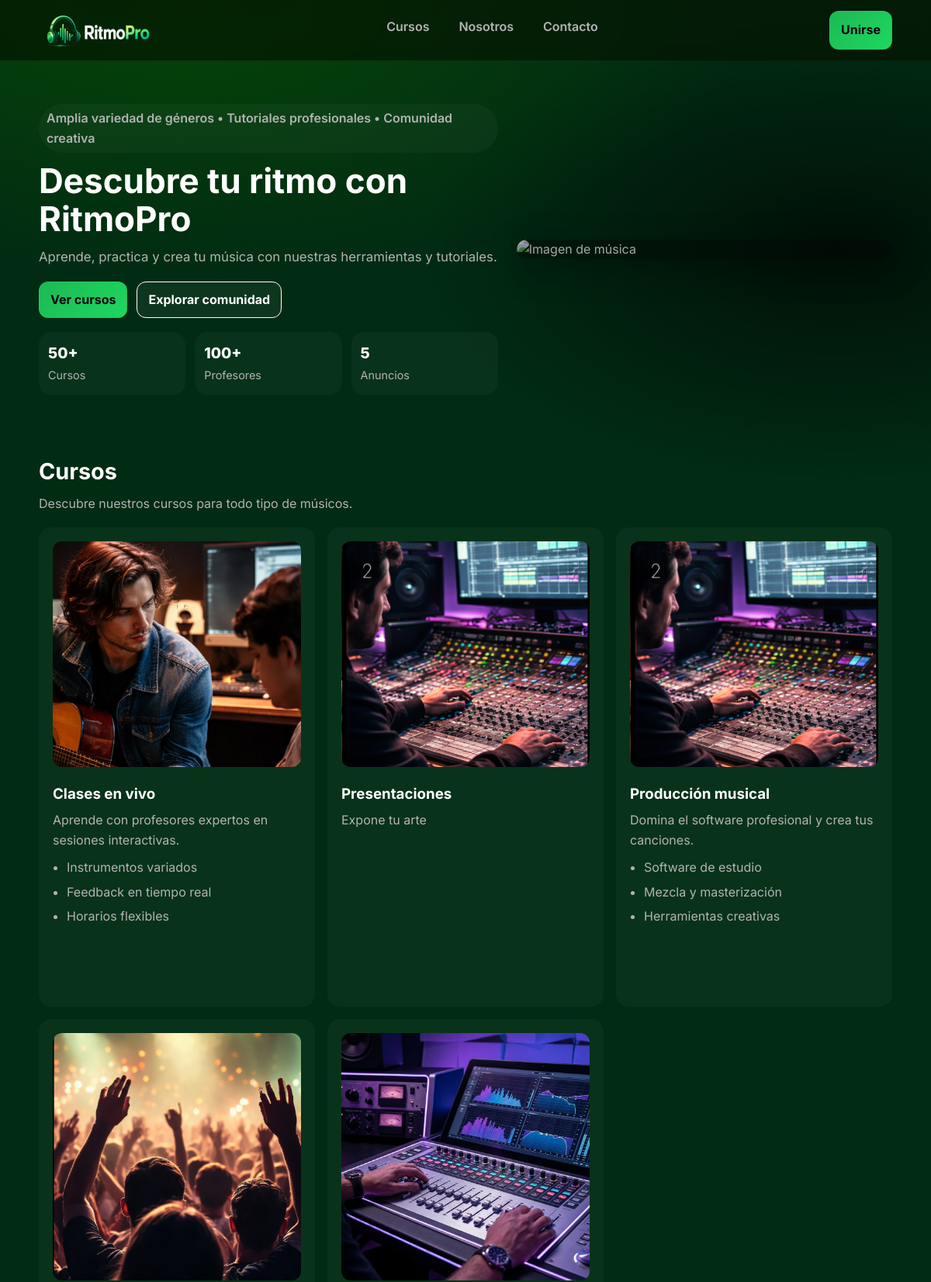
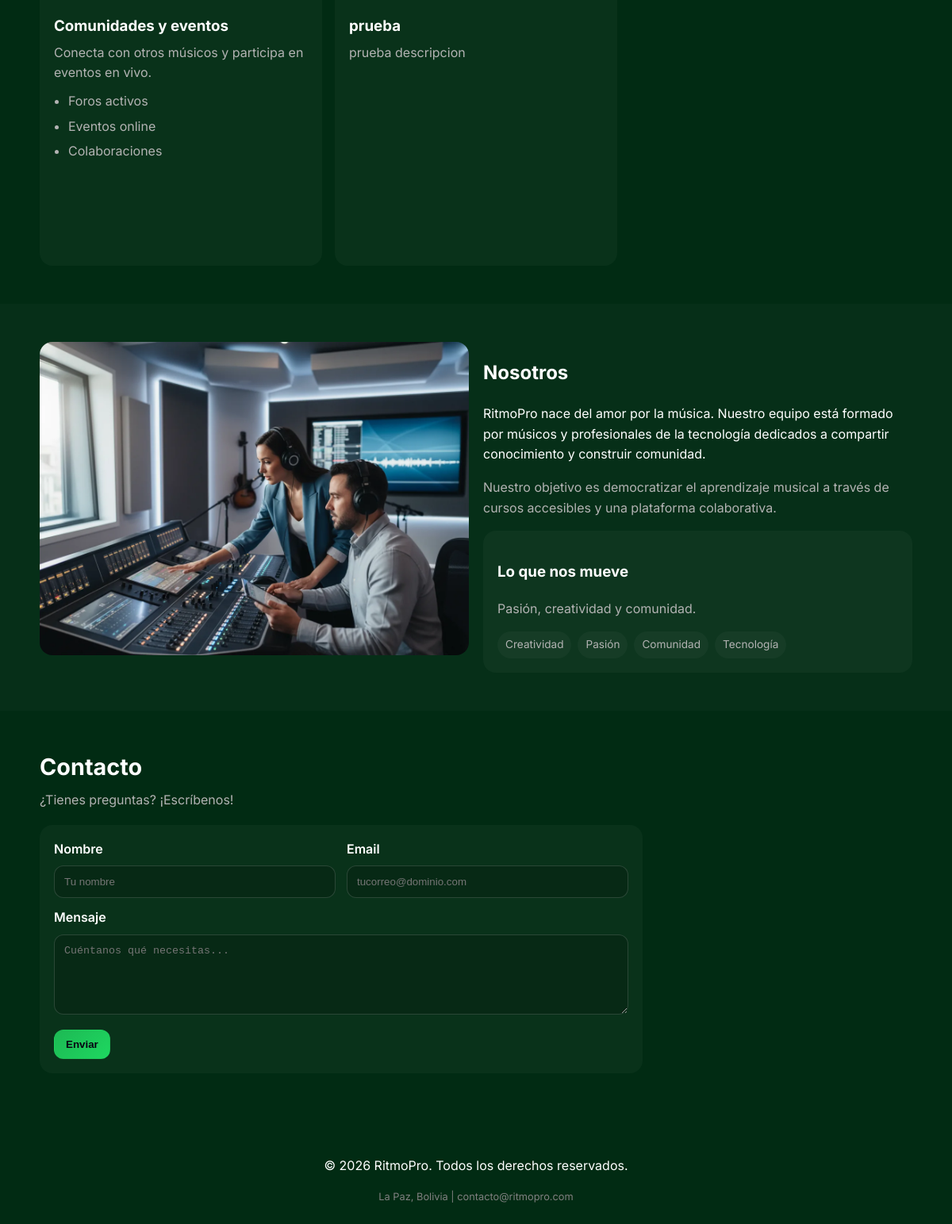
The page / on the database its author committed (2 pictures, top to bottom).
### tables this page shows
CREATE TABLE hero (
    id INTEGER PRIMARY KEY AUTOINCREMENT,
    titulo TEXT NOT NULL,
    descripcion TEXT,
    boton_1_texto TEXT,
    boton_1_url TEXT,
    boton_2_texto TEXT,
    boton_2_url TEXT,
    imagen TEXT,
    mensaje_superior TEXT
);

CREATE TABLE estadisticas (
    id INTEGER PRIMARY KEY AUTOINCREMENT,
    nombre TEXT NOT NULL,
    valor TEXT NOT NULL,
    orden INTEGER DEFAULT 1
);

CREATE TABLE cursos (
    id INTEGER PRIMARY KEY AUTOINCREMENT,
    titulo TEXT NOT NULL,
    descripcion TEXT,
    imagen TEXT,
    estado INTEGER DEFAULT 1,
    orden INTEGER DEFAULT 1
);

CREATE TABLE curso_caracteristicas (
    id INTEGER PRIMARY KEY AUTOINCREMENT,
    curso_id INTEGER NOT NULL,
    caracteristica TEXT NOT NULL,
    orden INTEGER DEFAULT 1,
    FOREIGN KEY (curso_id) REFERENCES cursos(id) ON DELETE CASCADE
);

CREATE TABLE nosotros (
    id INTEGER PRIMARY KEY AUTOINCREMENT,
    titulo TEXT NOT NULL,
    descripcion_1 TEXT,
    descripcion_2 TEXT,
    subtitulo TEXT,
    resumen TEXT,
    imagen TEXT
);

CREATE TABLE valores (
    id INTEGER PRIMARY KEY AUTOINCREMENT,
    nombre TEXT NOT NULL,
    orden INTEGER DEFAULT 1
);

CREATE TABLE configuracion_sitio (
    id INTEGER PRIMARY KEY AUTOINCREMENT,
    nombre_sitio TEXT NOT NULL,
    tagline TEXT,
    footer_texto TEXT,
    email_contacto TEXT,
    telefono_contacto TEXT,
    direccion_contacto TEXT
);

### app.py (the view)
@app.route('/')
def index():
    conn = get_db_connection()
    configuracion = conn.execute(
        "SELECT * FROM configuracion_sitio LIMIT 1"
    ).fetchone()
    hero = conn.execute("SELECT * FROM hero LIMIT 1").fetchone()
    estadisticas = conn.execute("SELECT * FROM estadisticas ORDER BY orden").fetchall()
    cursos = conn.execute("SELECT * FROM cursos WHERE estado = 1 ORDER BY orden").fetchall()
    cursos_con_caracts = []
    for curso in cursos:
        caracteristicas = conn.execute(
            "SELECT caracteristica FROM curso_caracteristicas WHERE curso_id = ? ORDER BY orden",
            (curso['id'],)
        ).fetchall()
        lista_caracts = [c['caracteristica'] for c in caracteristicas]
        cursos_con_caracts.append({
            'id': curso['id'],
            'titulo': curso['titulo'],
            'descripcion': curso['descripcion'],
            'imagen': curso['imagen'],
            'caracteristicas': lista_caracts
        })
    nosotros = conn.execute("SELECT * FROM nosotros LIMIT 1").fetchone()
    valores = conn.execute("SELECT * FROM valores ORDER BY orden").fetchall()
    conn.close()
    return render_template('index.html',
                           configuracion=configuracion,
                           hero=hero,
                           estadisticas=estadisticas,
                           cursos=cursos_con_caracts,
                           nosotros=nosotros,
                           valores=valores)

### app.py (called while the page is built)
def get_db_connection():
    conn = sqlite3.connect(DATABASE)
    conn.row_factory = sqlite3.Row
    return conn

### templates/index.html (shortened to what this page needs)
<!DOCTYPE html>
<html lang="es">
<head>
    <link rel="stylesheet" href="{{ url_for('static', filename='css/styles.css') }}">
<head>
<body>
    <header class="site-header">
        <div class="container header-inner">
            <a class="brand" href="#">
                <img width="150px" height="50px" class="logo" src="{{ url_for('static', filename='images/logo/logo.png') }}"alt="Ritmo">
            </a>
            <nav class="nav">
                <a href="#servicios">Cursos</a>
                <a href="#nosotros">Nosotros</a>
                <a href="#contacto">Contacto</a>
            </nav>
            <a href="#contacto" class="btn btn-primary">Unirse</a>
        </div>
    </header>
    <main>
        <section class="hero">
        <div class="container hero-inner">
            <div class="hero-copy">
                <p class="pill">{{ hero["mensaje_superior"] }}</p>
                <h1>{{ hero["titulo"] }}</h1>
                <p class="lead">{{ hero["descripcion"] }}</p>
                <div class="hero-actions">
                    <a class="btn btn-primary" href="{{ hero['boton_1_url'] }}">{{ hero["boton_1_texto"] }}</a>
                    <a class="btn btn-ghost" href="{{ hero['boton_2_url'] }}">{{ hero["boton_2_texto"] }}</a>
                </div>
                <div class="hero-metrics">
                    {% for estadistica in estadisticas %}
                    <div class="metric">
                        <span class="metric-num">{{ estadistica["valor"] }}</span>
                        <span class="metric-label">{{ estadistica["nombre"] }}</span>
                    </div>
                    {% endfor %}
                </div>
            </div>
            <div class="hero-card hero-card-img">
                <img src="{{ url_for('static', filename='images/musica/hero-placeholder.png') }}" alt="Imagen de música" />
            </div>
            </div>
        </section>
        <section id="servicios" class="section">
            <div class="container">
                <header class="section-head">
                    <h2>Cursos</h2>
                    <p>Descubre nuestros cursos para todo tipo de músicos.</p>
                </header>
                <div class="grid-3">
                    {% for curso in cursos %}
                    <article class="card">
                        <img src="{{ url_for('static', filename=curso['imagen']) }}" alt="{{ curso['titulo'] }}" />
                        <h3>{{ curso["titulo"] }}</h3>
                        <p>{{ curso["descripcion"] }}</p>
                        <ul class="list">
                            {% for caracteristica in curso.caracteristicas %}
                            <li>{{ caracteristica }}</li>
                            {% endfor %}
                        </ul>
                    </article>
                    {% endfor %}
                </div>
            </div>
        </section>
        <section id="nosotros" class="section alt">
            <div class="container split">
                <div class="about-gallery">
                    <img src="{{ url_for('static', filename='images/nosotros/nosotros.jpg') }}" alt="Equipo creativo produciendo música en estudio" />
                </div>
                <div class="about-content">
                    <h2>{{ nosotros["titulo"] }}</h2>
                    <p>{{ nosotros["descripcion_1"] }}</p>
                    <p class="muted">{{ nosotros["descripcion_2"] }}</p>
                    <div class="panel about-panel">
                        <h3>{{ nosotros["subtitulo"] }}</h3>
                        <p class="muted">{{ nosotros["resumen"] }}</p>
                        <div class="tags">
                            {% for valor in valores %}
                            <span class="tag">{{ valor["nombre"] }}</span>
                            {% endfor %}
                        </div>
                    </div>
                </div>
            </div>
        </section>
      <section id="contacto" class="section">
        <div class="container">
          <header class="section-head">
            <h2>Contacto</h2>
            <p>¿Tienes preguntas? ¡Escríbenos!</p>
          </header>
          <form class="form" action="/contacto" method="POST">
            <div class="form-row">
              <label>
                Nombre
                <input
                  type="text"
                  name="nombre"
                  placeholder="Tu nombre"
                  required
                />
              </label>
              <label>
                Email
                <input
                  type="email"
                  name="email"
                  placeholder="tucorreo@dominio.com"
                  required
                />
              </label>
            </div>
            <label>
              Mensaje
              <textarea
                name="mensaje"
                rows="5"
                placeholder="Cuéntanos qué necesitas..."
                required
              ></textarea>
            </label>
            <button class="btn btn-primary" type="submit">Enviar</button>
          </form>
        </div>
      </section>
    </main>
    <footer>
    <div class="container" style="text-align: center; padding: 40px 0;">
        <p>{{ configuracion["footer_texto"] }}</p>
        <p style="font-size: 0.8em; color: gray; margin-top: 10px;">
            {{ configuracion["direccion_contacto"] }} | {{ configuracion["email_contacto"] }}
        </p>
    </div>
    </footer>
</body>
</html>

### rows shown on the page
hero: mensaje_superior "Amplia variedad de géneros • Tutoriales profesionales • Comunidad creativa", titulo "Descubre tu ritmo con RitmoPro", descripcion "Aprende, practica y crea tu música con nuestras herramientas y tutoriales.", boton_1_texto "Ver cursos", boton_2_texto "Explorar comunidad"
estadisticas: valor "50+", nombre "Cursos"
estadisticas: valor "100+", nombre "Profesores"
estadisticas: valor "5", nombre "Anuncios"
cursos: imagen (picture), titulo "Clases en vivo", descripcion "Aprende con profesores expertos en sesiones interactivas."
curso_caracteristicas: caracteristica "Instrumentos variados"
curso_caracteristicas: caracteristica "Feedback en tiempo real"
curso_caracteristicas: caracteristica "Horarios flexibles"
cursos: imagen (picture), titulo "Presentaciones", descripcion "Expone tu arte"
cursos: imagen (picture), titulo "Producción musical", descripcion "Domina el software profesional y crea tus canciones."
curso_caracteristicas: caracteristica "Software de estudio"
curso_caracteristicas: caracteristica "Mezcla y masterización"
curso_caracteristicas: caracteristica "Herramientas creativas"
cursos: imagen (picture), titulo "Comunidades y eventos", descripcion "Conecta con otros músicos y participa en eventos en vivo."
curso_caracteristicas: caracteristica "Foros activos"
curso_caracteristicas: caracteristica "Eventos online"
curso_caracteristicas: caracteristica "Colaboraciones"
cursos: imagen (picture), titulo "prueba", descripcion "prueba descripcion"
nosotros: titulo "Nosotros", descripcion_1 "RitmoPro nace del amor por la música. Nuestro equipo está formado por músicos y profesionales de la tecnología dedicados a compartir conocimiento y construir comunidad.", descripcion_2 "Nuestro objetivo es democratizar el aprendizaje musical a través de cursos accesibles y una plataforma colaborativa.", subtitulo "Lo que nos mueve", resumen "Pasión, creatividad y comunidad."
valores: nombre "Creatividad"
valores: nombre "Pasión"
valores: nombre "Comunidad"
valores: nombre "Tecnología"
configuracion_sitio: footer_texto "© 2026 RitmoPro. Todos los derechos reservados.", direccion_contacto "La Paz, Bolivia", email_contacto "contacto@ritmopro.com"
